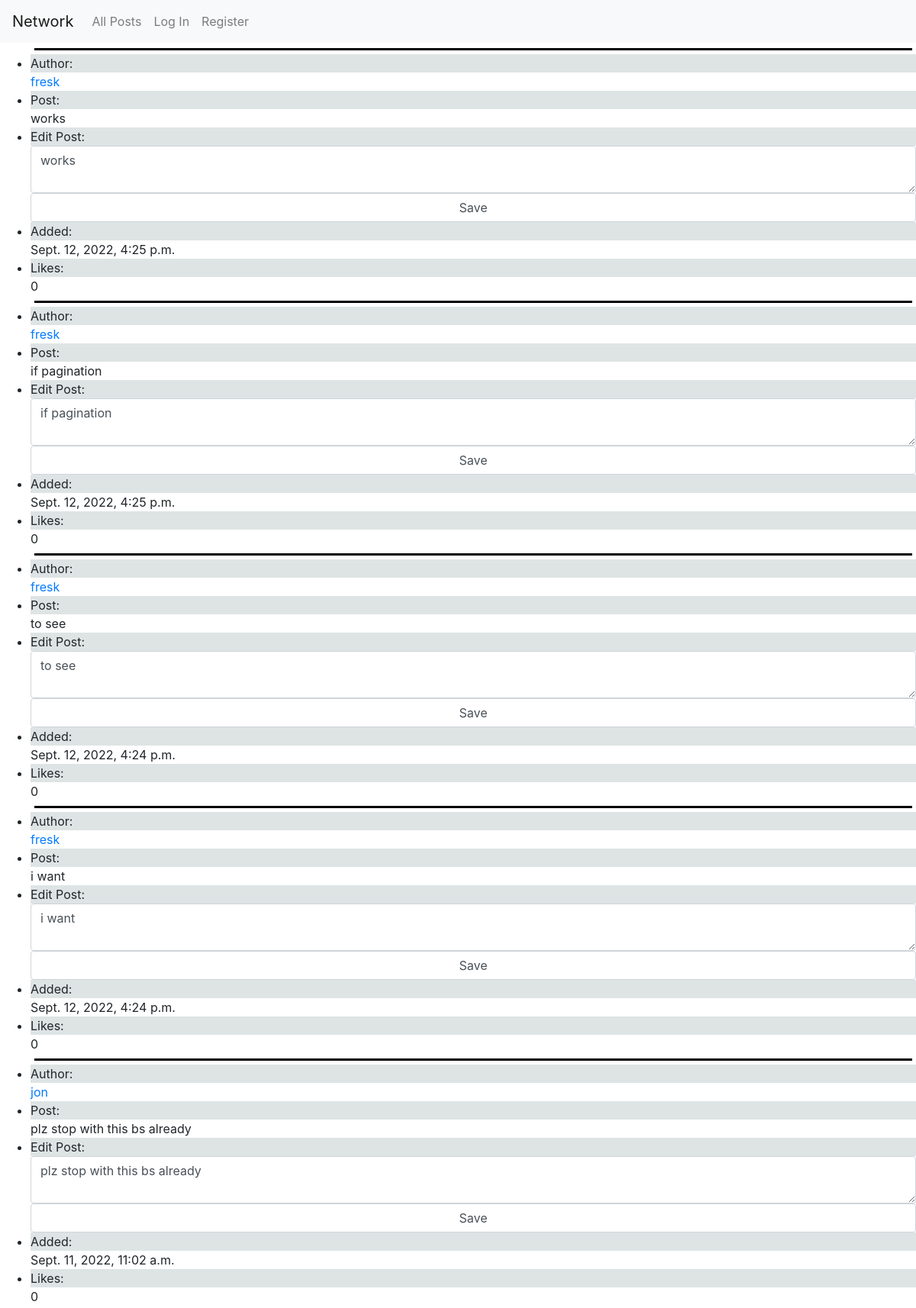
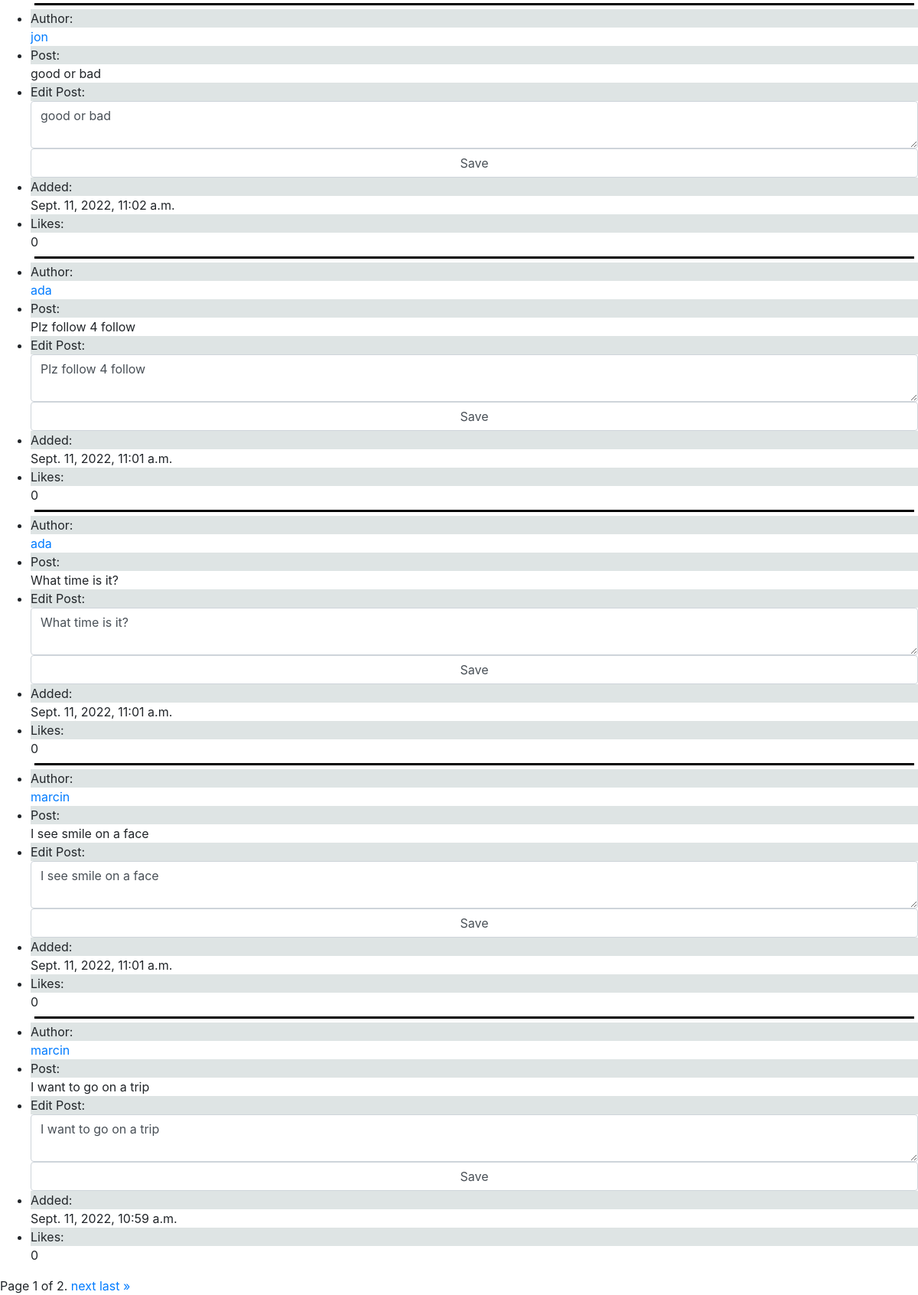
The page / on the database its author committed (2 pictures, top to bottom).
### network/models.py (models this page shows, shortened)
class New_post(models.Model):
    poster = models.ForeignKey(User, on_delete=models.CASCADE, related_name="poster")
    post = models.TextField(max_length=500)
    date = models.DateTimeField(auto_now=True)
    likes = models.IntegerField(default=0)

class User(AbstractUser):
    followers_number = models.IntegerField(default=0)
    following_number = models.IntegerField(default=0)
    followers = models.ManyToManyField("self", blank=True, symmetrical=False, related_name="u_followers")
    following = models.ManyToManyField("self", blank=True,  symmetrical=False, related_name="u_following")

### network/views.py (the view)
# urls.py: path("", views.index, name="index"),
def index(request):
    posts = list(reversed(New_post.objects.all()))
    paginator = Paginator(posts, 10)
    page_number = request.GET.get('page')
    page_obj = paginator.get_page(page_number)
    return render(request, "network/index.html", {
        "page_obj": page_obj
    })

### network/templates/network/index.html (shortened to what this page needs)
{% extends "network/layout.html" %}
{% load static %}
{% block body %}
    <ul>
        {% for post in page_obj %}
            <div class="line"></div>
            <div>
                <li>
                    <div class="grey">Author:</div>
                    <a href="{% url 'profile' post.poster.id %}">{{ post.poster }}</a>
                </li>
                <div class="post">
                    <li>
                        <div class="grey">Post:</div>{{ post.post }}
                    </li>
                </div>
                <div class="edit">
                    <li>
                        <div class="grey">Edit Post:</div>
                        <form id="edit-post">
                            <textarea class="form-control">{{ post.post }}</textarea>
                            <input class="form-control" type="submit" value="Save" class="btn btn-primary"/>
                        </form>
                    </li>
                </div>
                <li><div class="grey">Added:</div>{{ post.date }}</li>
                <li><div class="grey">Likes:</div>{{ post.likes }}</li>
                {% empty %}
                <li>No current posts</li>
            </div>
            {% endfor %}
    </ul>
    <div class="pagination">
        <span class="step-links">
            <span class="current">
                Page {{ page_obj.number }} of {{ page_obj.paginator.num_pages }}.
            </span>
            {% if page_obj.has_next %}
                <a href="?page={{ page_obj.next_page_number }}">next</a>
                <a href="?page={{ page_obj.paginator.num_pages }}">last &raquo;</a>
            {% endif %}
        </span>
    </div>
{% endblock %}

### network/static/network/styles.css (style rules this page uses)
.line { border-bottom: 3px solid black; height: 5px; margin: 5px; }
.grey { background-color: rgba(210, 218, 218, 0.733); }

### rows shown on the page
New_post: poster "fresk", post "works", date "Sept. 12, 2022, 4:25 p.m.", likes "0"
New_post: poster "fresk", post "if pagination", date "Sept. 12, 2022, 4:25 p.m.", likes "0"
New_post: poster "fresk", post "to see", date "Sept. 12, 2022, 4:24 p.m.", likes "0"
New_post: poster "fresk", post "i want", date "Sept. 12, 2022, 4:24 p.m.", likes "0"
New_post: poster "jon", post "plz stop with this bs already", date "Sept. 11, 2022, 11:02 a.m.", likes "0"
New_post: poster "jon", post "good or bad", date "Sept. 11, 2022, 11:02 a.m.", likes "0"
New_post: poster "ada", post "Plz follow 4 follow", date "Sept. 11, 2022, 11:01 a.m.", likes "0"
New_post: poster "ada", post "What time is it?", date "Sept. 11, 2022, 11:01 a.m.", likes "0"
New_post: poster "marcin", post "I see smile on a face", date "Sept. 11, 2022, 11:01 a.m.", likes "0"
New_post: poster "marcin", post "I want to go on a trip", date "Sept. 11, 2022, 10:59 a.m.", likes "0"

### other values the page prints
{{ page_obj.number }} "1"
{{ page_obj.paginator.num_pages }} "2"
